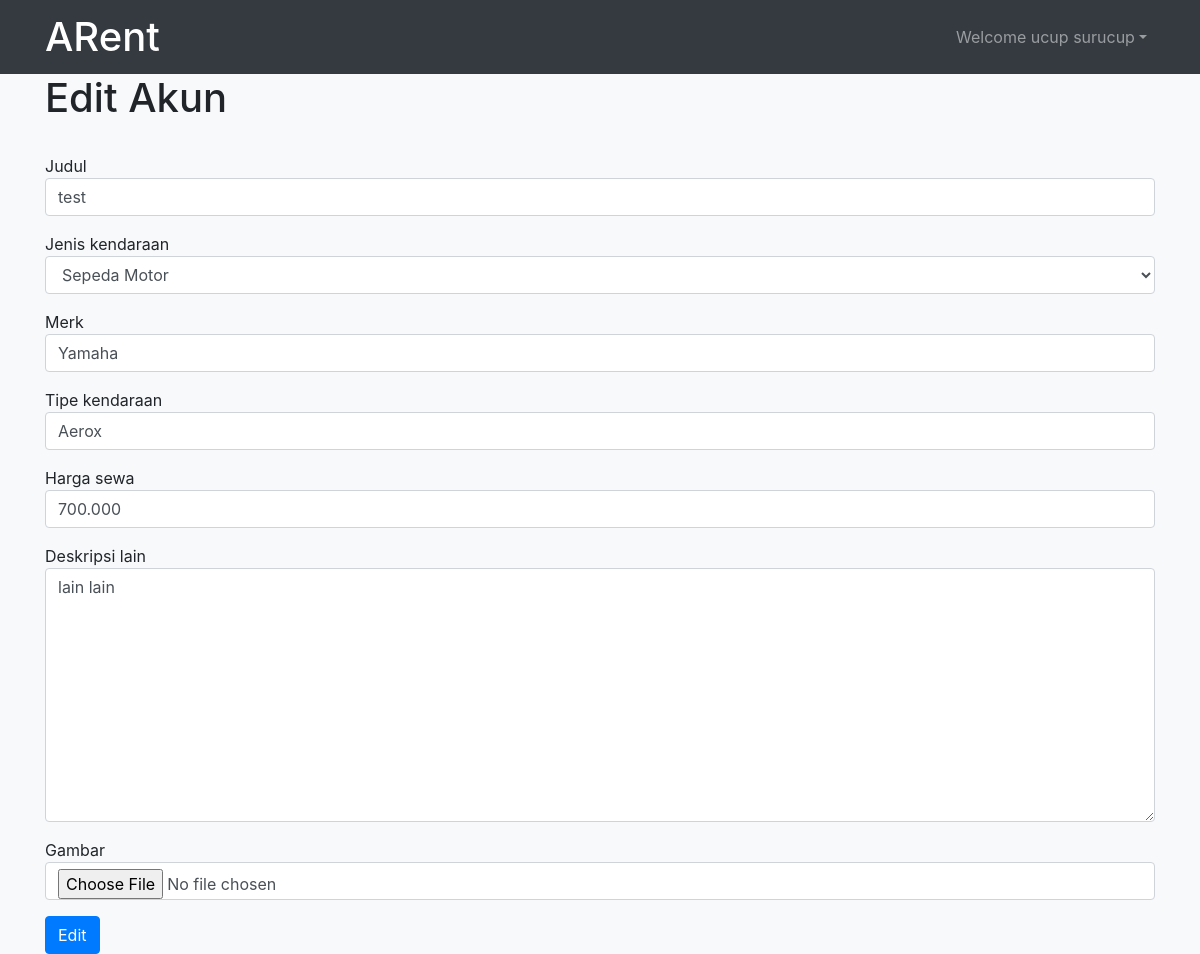
/mitra/updateIklan/1 (signed in), run on the app's committed database.
### mitra/models.py (models this page shows, shortened)
class AkunMitra(models.Model):
    pilihanprovinsi = (
        ('Aceh', 'Aceh'),
        ('Bali', 'Bali'),
        ('Banten', 'Banten'),
        ('Bengkulu', 'Bengkulu'),
        ('Gorontalo', 'Gorontalo'),
        ('D.I Yogyakarta', 'D.I Yogyakarta'),
        ('D.K.I Jakarta', 'D.K.I Jakarta'),
        ('Jambi', 'Jambi'),
        ('Jawa Barat', 'Jawa Barat'),
        ('Jawa Tengah', 'Jawa Tengah'),
        ('Jawa Timur', 'Jawa Timur'),
        ('Kalimantan Barat', 'Kalimantan Barat'),
        ('Kalimantan Selatan', 'Kalimantan Selatan'),
        ('Kalimantan Tengah', 'Kalimantan Tengah'),
        ('Kalimantan Timur', 'Kalimantan Timur'),
        ('Kalimantan Utara', 'Kalimantan Utara'),
        ('Kep. Bangka Belitung', 'Kep. Bangka Belitung'),
        ('Kep. Riau', 'Kep. Riau'),
        ('Lampung', 'Lampung'),
        ('Maluku', 'Maluku'),
        ('Maluku Utara', 'Maluku Utara'),
        ('Nusa Tenggara Barat', 'Nusa Tenggara Barat'),
        ('Nusa Tenggara Timur', 'Nusa Tenggara Timur'),
        ('Papua', 'Papua'),
        ('Papua Barat', 'Papua Barat'),
        ('Riau', 'Riau'),
        ('Sulawesi Barat', 'Sulawesi Barat'),
        ('Sulawesi Selatan', 'Sulawesi Selatan'),
        ('Sulawesi Tengah', 'Sulawesi Tengah'),
        ('Sulawesi Tenggara', 'Sulawesi Tenggara'),
        ('Sulawesi Utara', 'Sulawesi Utara'),
        ('Sumatera Barat', 'Sumatera Barat'),
        ('Sumatera Selatan', 'Sumatera Selatan'),
        ('Sumatera Utara', 'Sumatera Utara'),
    )
    user = models.OneToOneField(User, on_delete=models.CASCADE)
    nama = models.CharField(max_length=50)
    provinsi = models.CharField(
        max_length=50,
        choices=pilihanprovinsi,
    )
    alamat = models.TextField()
    no_hp = models.CharField(max_length=15)
    photo = models.ImageField(upload_to='mitra/poto_profil/%Y/%m/%d/')

class Iklan(models.Model):
    pilihanJenisKendaraan = (
        ('sepeda_motor', 'Sepeda Motor'),
        ('mobil', 'Mobil')
    )
    mitra = models.ForeignKey(User, on_delete=models.CASCADE)
    gambar = models.ImageField(upload_to='mitra/iklan/%Y/%m/%d/')
    judul = models.CharField(max_length=150)
    published = models.DateField(auto_now_add=True)
    jenis_kendaraan = models.CharField(
        max_length=20, choices=pilihanJenisKendaraan)
    merk = models.CharField(max_length=30)
    tipe_kendaraan = models.CharField(max_length=30)
    harga_sewa = models.CharField(max_length=50)
    deskripsi_lain = models.TextField()
    slug = models.SlugField(blank=True, editable=False)
    golden_iklan = models.BooleanField(default=False)

### mitra/views.py (the view)
# urls.py: path('updateIklan/<int:pk>', UpdateIklan.as_view(), name='updateIklan'),
class UpdateIklan(UpdateView, LoginRequiredMixin):
    model = Iklan
    template_name = 'mitra/updateUser.html'
    form_class = IklanForm
    success_url = reverse_lazy('mitra:iklanSaya')
    extra_context = {
        'page_title': 'Edit Iklan',
    }
    def dispatch(self, request, *args, **kwargs):
        obj = super().get_object()
        if not obj.mitra == self.request.user:
            return redirect(obj)
        return super().dispatch(request, *args, **kwargs)
    def get_context_data(self, *args, **kwargs):
        context = super().get_context_data(*args, **kwargs)
        return context

### mitra/templates/mitra/updateUser.html (shortened to what this page needs)
{% extends 'base.html' %}
{% load static %}
{% block style %}
<link rel="stylesheet" href="{% static '/mitra/css/style_update_user.css' %}">
{% endblock style %}
{% block contents %}
<div class="container">
    <h1>Edit Akun</h1>
    <form method="POST" enctype="multipart/form-data">
        {% for component in form %}
        <div class="form-group">
            {{component.label}}
            {{component}}
        </div>
        {% endfor %}
        <button type="submit" class="btn btn-primary">Edit</button>
    </form>
</div>
{% endblock contents %}

### templates/snippets/navbar.html (shortened to what this page needs)
<nav class="navbar navbar-expand-lg navbar-dark bg-dark">
  <div class="container">
    <a class="navbar-brand" href="{% url 'redirectKeHome' %}"><b class="h1">ARent</b></a>
    <div class="collapse navbar-collapse" id="navbarNav">
      <ul class="navbar-nav ml-auto">
        {% if user.is_active %}
        <li class="nav-item dropdown">
          <a class="mr-auto nav-link dropdown-toggle" href="#" id="navbarDropdown" role="button" data-toggle="dropdown"
            aria-haspopup="true" aria-expanded="false">Welcome {{user.akunmitra.nama}}</a>
        </li>
        {% endif %}
      </ul>
    </div>
  </div>
</nav>

### data on the page
Iklan: form "test" "Sepeda Motor" "Yamaha" "Aerox" "700.000" "lain lain"

### other printed values
{{ user.akunmitra.nama }} "ucup surucup"
{{ component.label }} "Judul" "Jenis kendaraan" "Merk" "Tipe kendaraan" "Harga sewa" "Deskripsi lain" "Gambar"
